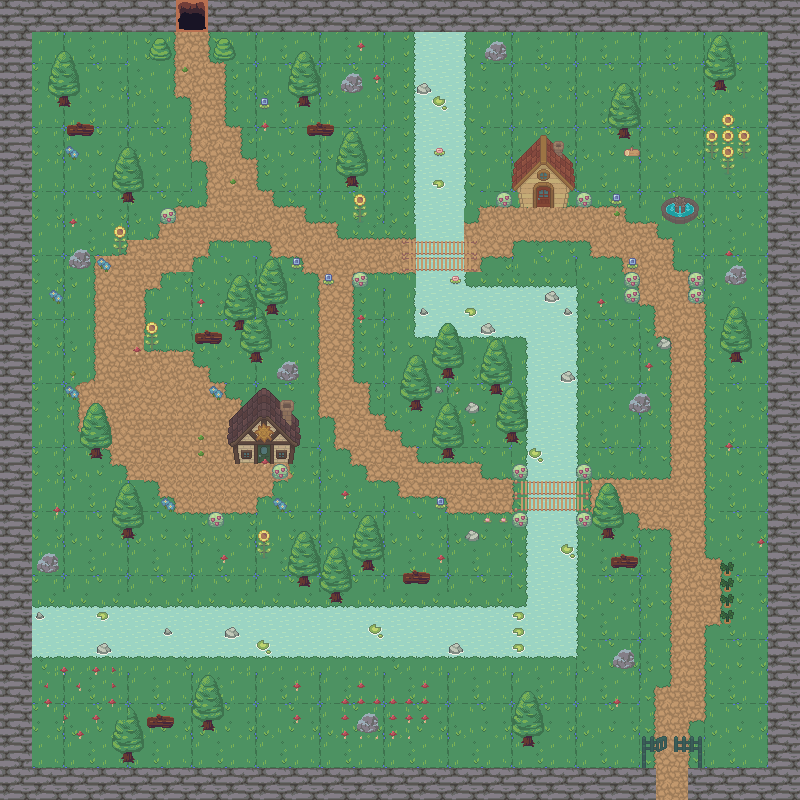

This game map was drawn from its Tiled (.tmx) file and the tilesets committed beside it. A one-line description and the trimmed map source follow:
An orthogonal 50x50 tile map with 16x16 px tiles, 9 tile layers (water2, background, walls, water, ...), 7 tilesets and 76 objects (57x collision, player, enter_house, enter_house_exit, exit_house2, ...).

<map version="1.10" tiledversion="1.10.2" orientation="orthogonal" renderorder="right-down" width="50" height="50" tilewidth="16" tileheight="16" infinite="0" nextlayerid="12" nextobjectid="98">
 <tileset firstgid="1" source="nature.tsx" />
 <tileset firstgid="721" source="Basic Grass Biom things 1.tsx" />
 <tileset firstgid="766" source="Wood Bridge.tsx" />
 <tileset firstgid="781" source="Water.tsx" />
 <tileset firstgid="785" source="deco_interieur.tsx" />
 <tileset firstgid="915" source="old town.tsx" />
 <tileset firstgid="1014" source="tileset_dungeon.tsx" />
 <layer id="11" name="water2" width="50" height="50">
  <data>[2500 cells, 173 non-empty, 1 distinct tile ids]</data>
 </layer>
 <layer id="1" name="background" width="50" height="50">
  <data>[2500 cells, 2500 non-empty, 42 distinct tile ids]</data>
 </layer>
 <layer id="2" name="walls" width="50" height="50">
  <data>[2500 cells, 383 non-empty, 6 distinct tile ids]</data>
 </layer>
 <layer id="3" name="water" width="50" height="50">
  <data>[2500 cells, 323 non-empty, 18 distinct tile ids]</data>
 </layer>
 <layer id="4" name="path" width="50" height="50">
  <data>[2500 cells, 466 non-empty, 21 distinct tile ids]</data>
 </layer>
 <layer id="7" name="house" width="50" height="50">
  <data>[2500 cells, 20 non-empty, 20 distinct tile ids]</data>
 </layer>
 <layer id="6" name="decorations" width="50" height="50">
  <data>[2500 cells, 336 non-empty, 59 distinct tile ids]</data>
 </layer>
 <layer id="8" name="dungeon" width="50" height="50">
  <data>[2500 cells, 14 non-empty, 10 distinct tile ids]</data>
 </layer>
 <layer id="10" name="top" width="50" height="50">
  <data>[2500 cells, 160 non-empty, 37 distinct tile ids]</data>
 </layer>
 <objectgroup id="5" name="Objects">
  <object id="3" name="player" x="196.086" y="459.212">
   <point />
  </object>
  <object id="4" type="collision" x="0" y="0.333333" width="800.583" height="30.6667" />
  <object id="6" type="collision" x="-1" y="-1" width="30" height="801" />
  <object id="7" type="collision" x="-1" y="769" width="802" height="30" />
  <object id="8" type="collision" x="768" y="0" width="35" height="798" />
  <object id="12" type="collision" x="417" y="32.4687">
   <polygon points="0,0 46.5,-0.968675 47,184.533 30,185.501 30,200.031 -2,200.031" />
  </object>
  <object id="15" type="collision" x="416.5" y="288" width="159.5" height="47.5" />
  <object id="16" type="collision" x="528" y="335" width="48.5" height="144.5" />
  <object id="17" type="collision" x="530" y="512" width="46.5" height="145.167" />
  <object id="18" type="collision" x="29.5" y="606.5" width="480.167" height="50.5" />
  <object id="19" type="collision" x="88.5" y="447.25" width="15.75" height="14.25" />
  <object id="20" type="collision" x="119.5" y="527.5" width="18" height="15" />
  <object id="21" type="collision" x="193" y="329.25" width="31.25" height="16.5" />
  <object id="22" type="collision" x="249.25" y="349.5" width="13.625" height="13.625" />
  <object id="23" type="collision" x="67.25" y="246" width="25.75" height="24.25" />
  <object id="24" type="collision" x="119.75" y="191.25" width="16.25" height="12.75" />
  <object id="27" type="collision" x="230" y="430" width="65.7576" height="31.3333" />
  <object id="28" name="enter_house" x="250.795" y="444.75" width="26.1591" height="25.1364" />
  <object id="29" name="enter_house_exit" x="242.045" y="473.909">
   <point />
  </object>
  <object id="30" name="exit_house2" x="532.25" y="228">
   <point />
  </object>
  <object id="32" name="enter_house2" x="533.75" y="184.75" width="21.5" height="26.75" />
  <object id="33" name="enter_dungeon" x="175" y="0.5" width="34.5" height="39.5" />
  <object id="34" name="dungeon_exit_spawn" x="192.25" y="65.25">
   <point />
  </object>
  <object id="41" type="collision" x="512.333" y="176.667" width="62.6667" height="26.6667" />
  <object id="42" name="exit_map2_spawn" x="654.125" y="710.875">
   <point />
  </object>
  <object id="44" name="enter_map2" x="655.818" y="755.818" width="31.6364" height="29.4545" />
  <object id="45" type="collision" x="642.375" y="736.5" width="3.125" height="31.5" />
  <object id="46" type="collision" x="646.25" y="736.75" width="7" height="14.75" />
  <object id="48" type="collision" x="676.5" y="737.5" width="24.875" height="13.5" />
  <object id="49" type="collision" x="698.625" y="751.125" width="2.875" height="17.125" />
  <object id="50" type="collision" x="613.375" y="649.375" width="20.875" height="17.875" />
  <object id="51" type="collision" x="603.182" y="526" width="10.9091" height="13.1818" />
  <object id="52" type="collision" x="612" y="555.545" width="24.3636" height="11.0909" />
  <object id="53" type="collision" x="233.875" y="315.875" width="13.875" height="15.375" />
  <object id="54" type="collision" x="266.25" y="301.75" width="11.5" height="13.75" />
  <object id="55" type="collision" x="277.625" y="360.125" width="21.625" height="21.5" />
  <object id="56" type="collision" x="67.0909" y="122.182" width="28" height="14.3636" />
  <object id="57" type="collision" x="58" y="92.1818" width="12.5455" height="16.5455" />
  <object id="59" type="collision" x="298" y="93.2727" width="12.3636" height="14.7273" />
  <object id="60" type="collision" x="307.273" y="122.545" width="26.3636" height="13.4545" />
  <object id="61" type="collision" x="342" y="73.0909" width="20.3636" height="20.5455" />
  <object id="62" type="collision" x="344.182" y="171.091" width="14.5455" height="16.9091" />
  <object id="63" type="collision" x="416.545" y="272" width="47.8182" height="15.0909" />
  <object id="64" type="collision" x="450.364" y="220.909" width="12.7273" height="16.7273" />
  <object id="65" type="collision" x="37.0909" y="553.091" width="21.8182" height="20.9091" />
  <object id="66" type="collision" x="297.455" y="571.818" width="13.0909" height="16.9091" />
  <object id="67" type="collision" x="328.545" y="587.091" width="14.5455" height="16.9091" />
  <object id="68" type="collision" x="361.818" y="555.091" width="12.9091" height="17.6364" />
  <object id="69" type="collision" x="402.182" y="570.545" width="27.4545" height="13.8182" />
  <object id="70" type="collision" x="465.273" y="530.727" width="13.8182" height="10.7273" />
  <object id="71" type="collision" x="442.364" y="446.364" width="11.2727" height="12.5455" />
  <object id="72" type="collision" x="410.545" y="398.727" width="11.4545" height="12.9091" />
  <object id="73" type="collision" x="442.182" y="367.091" width="11.6364" height="12.9091" />
  <object id="74" type="collision" x="490.182" y="378.909" width="12.1818" height="17.2727" />
  <object id="75" type="collision" x="504.364" y="426.545" width="14.1818" height="16.7273" />
  <object id="76" type="collision" x="520.545" y="732.909" width="15.2727" height="16.3636" />
  <object id="77" type="collision" x="627.818" y="393.091" width="24.5455" height="22.1818" />
  <object id="78" type="collision" x="728.182" y="347.455" width="14.3636" height="18.5455" />
  <object id="79" type="collision" x="657.636" y="337.091" width="12.9091" height="12.3636" />
  <object id="80" type="collision" x="724.909" y="264.364" width="22.9091" height="21.4545" />
  <object id="81" type="collision" x="662.364" y="194.364" width="38.1818" height="29.4545" />
  <object id="82" type="collision" x="617.375" y="125.875" width="14.125" height="13.875" />
  <object id="83" type="collision" x="624.75" y="146.25" width="16.125" height="11.375" />
  <object id="84" type="collision" x="712.875" y="76.25" width="14.75" height="15.625" />
  <object id="85" type="collision" x="484.364" y="40.3636" width="23.4545" height="21.8182" />
  <object id="89" type="collision" x="194.489" y="206.83" width="18.5833" height="18.9583" />
 </objectgroup>
 <objectgroup id="9" name="NPCPaths">
  <!-- 10 objects omitted --></objectgroup>
</map>
<!-- 10 of 76 objects omitted -->
